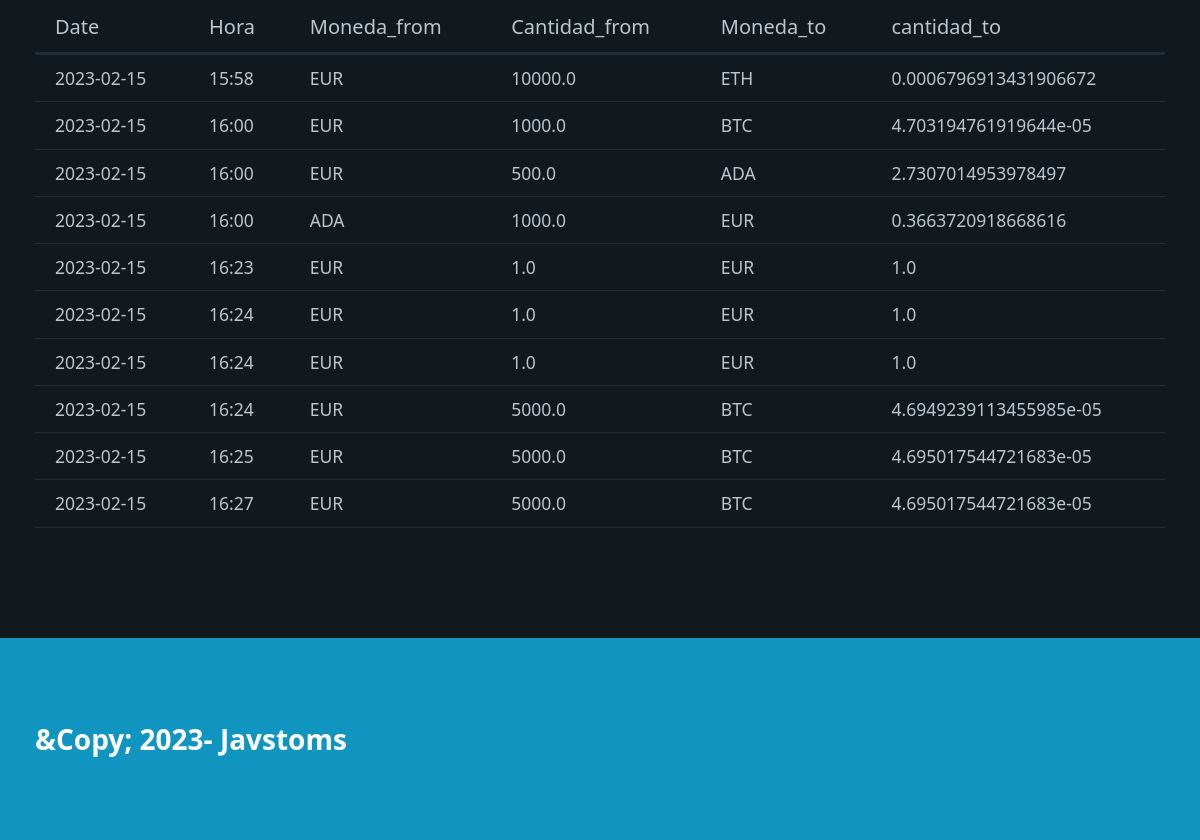
Before: / (lower part) with the older database file.
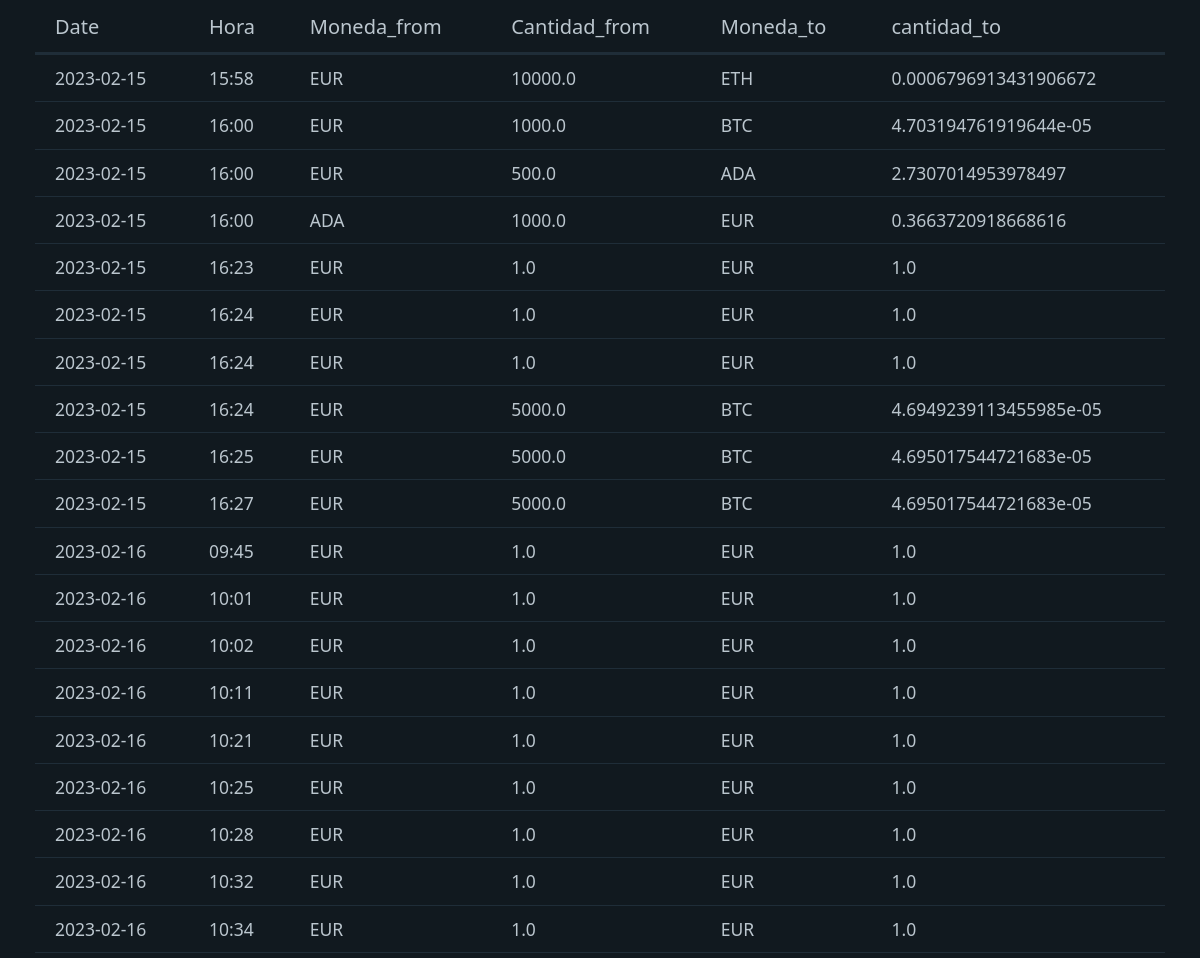
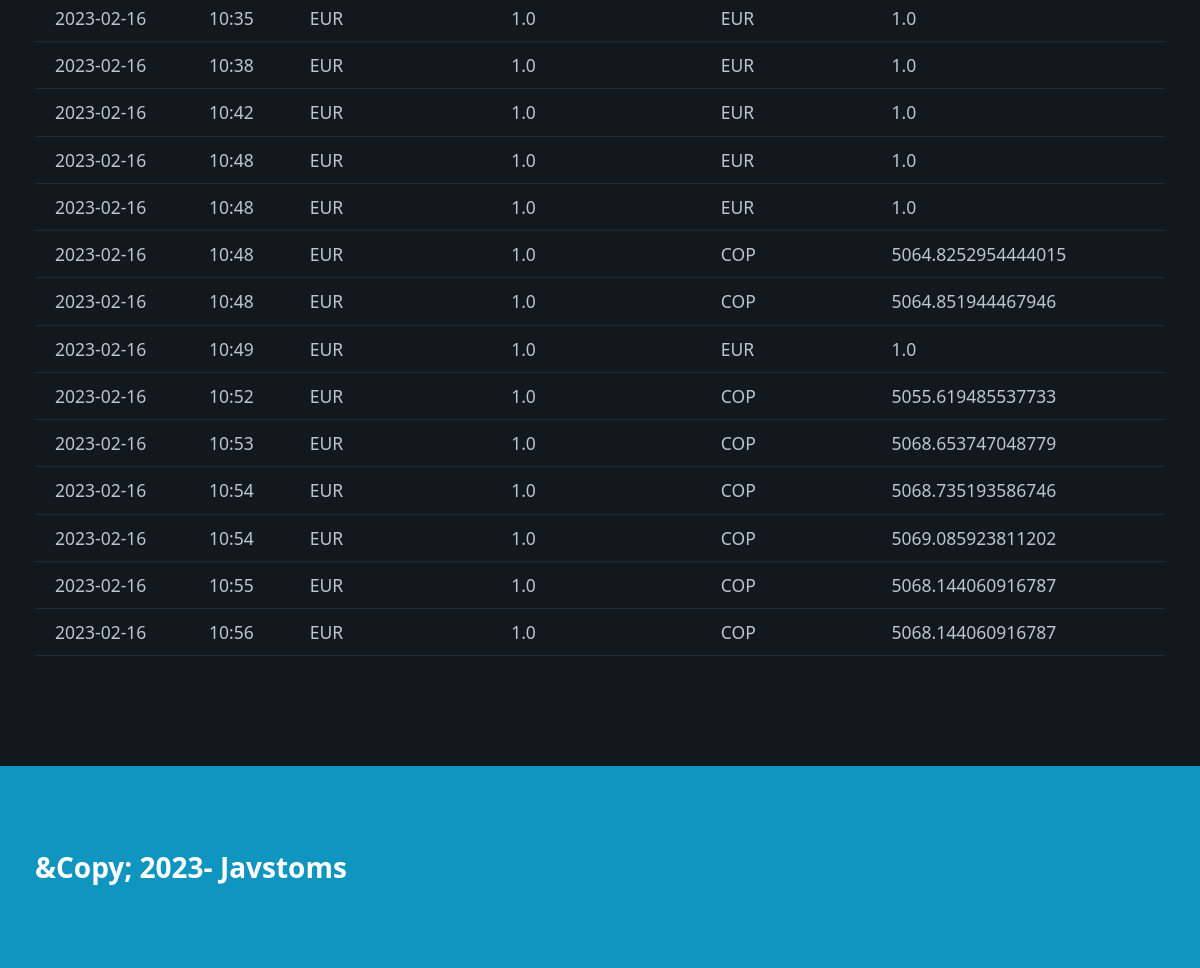
After: the same page with the newer database file (2 pictures, top to bottom).
### tables this page shows
CREATE TABLE "criptos" (
	"id"	INTEGER,
	"date"	TEXT NOT NULL,
	"hora"	TEXT NOT NULL,
	"Moneda_from"	TEXT NOT NULL,
	"Cantidad_from"	REAL NOT NULL,
	"Moneda_to"	TEXT NOT NULL,
	"cantidad_to"	REAL NOT NULL,
	PRIMARY KEY("id" AUTOINCREMENT)
);

### registros_ig/routes.py (the view)
@app.route("/")
def index():
    registros=select_all()
    return render_template("index.html", pageTitle="Registro y movimientos de Criptomonedas",data=registros, page='Inicio')

### registros_ig/models.py (called while the page is built)
def select_all():
    connet=Conexion("SELECT id,date,hora,Moneda_from,Cantidad_from,Moneda_to, cantidad_to FROM criptos order by date;")
    filas = connet.cur.fetchall()#capturo las filas de datos
    columnas = connet.res.description#capturo los nombres de columnas
    resultado = []#lista para guardar diccionario
    for fila in filas:
        dato = {}#diccionario para cada registro
        posicion = 0#posicion columna
        for campo in columnas:
            dato[campo[0]]=fila[posicion]
            posicion += 1
        resultado.append(dato)
    connet.con.close()
    return resultado

### registros_ig/templates/index.html (shortened to what this page needs)
{% extends "base.html" %}
{%block section%}
<table id="movements_table">
    <thead>
        <tr>
            <th>Date</th>
            <th>Hora</th>
            <th>Moneda_from</th>
            <th>Cantidad_from</th>
            <th>Moneda_to</th>
            <th>cantidad_to</th>
        </tr>
    </thead>
    <tbody>
        {%for movements in data%}
        <tr>
            <td>{{movements.date}}</td>
            <td>{{movements.hora}}</td>
            <td>{{movements.Moneda_from}}</td>
            <td>{{movements.Cantidad_from}}</td>
            <td>{{movements.Moneda_to}}</td>
            <td>{{movements.cantidad_to}}</td>
        </tr>
        {% endfor %}
    </tbody>
</table>
{%endblock%}

### registros_ig/templates/base.html (shortened to what this page needs)
<!DOCTYPE html>
<html lang="en">
<head>
    <link rel="stylesheet" href="/static/css/pico.css">
    <link rel="stylesheet" href="/static/css/styles.css">
</head>
<body>
    <section class ="container">
        {% block section %}
        {% endblock %}
    </section>
    <footer>
        <div class="container">
            &Copy; 2023- Javstoms
        </div>
    </footer>
</body>
</html>

### registros_ig/static/css/styles.css (style rules this page uses)
header,footer { background-color: var(--primary); color: var(--primary-inverse); font-size: 1.4em; font-weight: bold; }
body { min-height: 100vh; display: grid; grid-template-rows: auto 1fr auto; margin: 0 }

Changed rows visible on the page:
added criptos: date "2023-02-16", hora "09:45", Moneda_from "EUR", Cantidad_from "1.0", Moneda_to "EUR", cantidad_to "1.0"
added criptos: date "2023-02-16", hora "10:01", Moneda_from "EUR", Cantidad_from "1.0", Moneda_to "EUR", cantidad_to "1.0"
added criptos: date "2023-02-16", hora "10:02", Moneda_from "EUR", Cantidad_from "1.0", Moneda_to "EUR", cantidad_to "1.0"
added criptos: date "2023-02-16", hora "10:11", Moneda_from "EUR", Cantidad_from "1.0", Moneda_to "EUR", cantidad_to "1.0"
added criptos: date "2023-02-16", hora "10:21", Moneda_from "EUR", Cantidad_from "1.0", Moneda_to "EUR", cantidad_to "1.0"
added criptos: date "2023-02-16", hora "10:25", Moneda_from "EUR", Cantidad_from "1.0", Moneda_to "EUR", cantidad_to "1.0"
added criptos: date "2023-02-16", hora "10:28", Moneda_from "EUR", Cantidad_from "1.0", Moneda_to "EUR", cantidad_to "1.0"
added criptos: date "2023-02-16", hora "10:32", Moneda_from "EUR", Cantidad_from "1.0", Moneda_to "EUR", cantidad_to "1.0"
added criptos: date "2023-02-16", hora "10:34", Moneda_from "EUR", Cantidad_from "1.0", Moneda_to "EUR", cantidad_to "1.0"
added criptos: date "2023-02-16", hora "10:35", Moneda_from "EUR", Cantidad_from "1.0", Moneda_to "EUR", cantidad_to "1.0"
added criptos: date "2023-02-16", hora "10:38", Moneda_from "EUR", Cantidad_from "1.0", Moneda_to "EUR", cantidad_to "1.0"
added criptos: date "2023-02-16", hora "10:42", Moneda_from "EUR", Cantidad_from "1.0", Moneda_to "EUR", cantidad_to "1.0"
added criptos: date "2023-02-16", hora "10:48", Moneda_from "EUR", Cantidad_from "1.0", Moneda_to "EUR", cantidad_to "1.0"
added criptos: date "2023-02-16", hora "10:48", Moneda_from "EUR", Cantidad_from "1.0", Moneda_to "EUR", cantidad_to "1.0"
added criptos: date "2023-02-16", hora "10:48", Moneda_from "EUR", Cantidad_from "1.0", Moneda_to "COP", cantidad_to "5064.8252954444015"
added criptos: date "2023-02-16", hora "10:48", Moneda_from "EUR", Cantidad_from "1.0", Moneda_to "COP", cantidad_to "5064.851944467946"
added criptos: date "2023-02-16", hora "10:49", Moneda_from "EUR", Cantidad_from "1.0", Moneda_to "EUR", cantidad_to "1.0"
added criptos: date "2023-02-16", hora "10:52", Moneda_from "EUR", Cantidad_from "1.0", Moneda_to "COP", cantidad_to "5055.619485537733"
added criptos: date "2023-02-16", hora "10:53", Moneda_from "EUR", Cantidad_from "1.0", Moneda_to "COP", cantidad_to "5068.653747048779"
added criptos: date "2023-02-16", hora "10:54", Moneda_from "EUR", Cantidad_from "1.0", Moneda_to "COP", cantidad_to "5068.735193586746"
added criptos: date "2023-02-16", hora "10:54", Moneda_from "EUR", Cantidad_from "1.0", Moneda_to "COP", cantidad_to "5069.085923811202"
added criptos: date "2023-02-16", hora "10:55", Moneda_from "EUR", Cantidad_from "1.0", Moneda_to "COP", cantidad_to "5068.144060916787"
added criptos: date "2023-02-16", hora "10:56", Moneda_from "EUR", Cantidad_from "1.0", Moneda_to "COP", cantidad_to "5068.144060916787"
